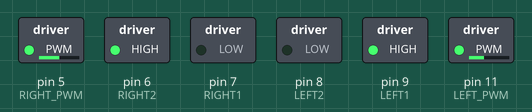
Simulated run of this sketch. Board: Arduino Uno, built with avr-gcc and run on an emulated ATmega328P. Shown: switched loads named in the sketch (green lamp = pin HIGH).

Above: at 0.05 s.
At 2.05 s:
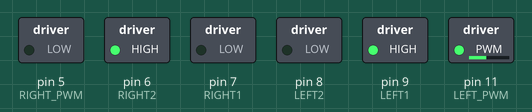
At 3.9 s:
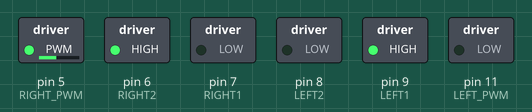
At 8.9 s:
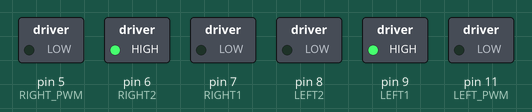
Timing chart, 0 to 10.2 s (numbered marks = the images above):
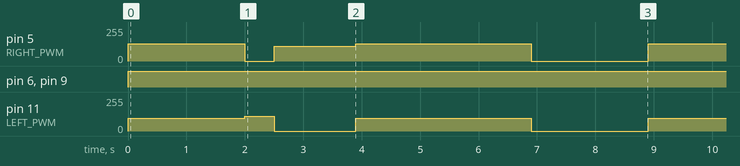

The sketch:

leftright.ino
```cpp
const byte LEFT1 = 9; //IN1
const byte LEFT2 = 8; //IN2
const byte LEFT_PWM = 11;
//右馬達控制設定
const byte RIGHT1 = 7; //IN3
const byte RIGHT2 = 6; //IN4
const byte RIGHT_PWM = 5;
//設定PWM輸出值(代表的是車子的速度)
byte motorspeed = 110;

void forward(){
  digitalWrite(LEFT1, HIGH);
  digitalWrite(LEFT2, LOW);
  analogWrite(LEFT_PWM, 95);
  digitalWrite(RIGHT1, LOW);
  digitalWrite (RIGHT2, HIGH);
  analogWrite(RIGHT_PWM, 128);
  //右輪
}

void turnLeft(){//左轉
  //左輪不動,右輪動(速度為0)
  analogWrite(LEFT_PWM, 0);
  digitalWrite(RIGHT1, LOW);
  digitalWrite (RIGHT2, HIGH);
  analogWrite(RIGHT_PWM, motorspeed);
}

void turnRight(){//右轉
  //右輪不動,左輪動(速度為0)
  digitalWrite(LEFT1, HIGH);
  digitalWrite(LEFT2, LOW);
  analogWrite(LEFT_PWM, motorspeed);
  analogWrite(RIGHT_PWM, 0);
}

void stopMotor() {
  analogWrite(LEFT_PWM, 0);
  analogWrite(RIGHT_PWM, 0);
}

void setup(){
  //設定每一個PIN的模式
  pinMode(LEFT1, OUTPUT);
  pinMode(LEFT2, OUTPUT);
  pinMode(LEFT_PWM, OUTPUT);
  pinMode(RIGHT1, OUTPUT);
  pinMode(RIGHT2, OUTPUT);
  pinMode(RIGHT_PWM, OUTPUT);
}

void loop() {
  forward();
  delay(2000); //前進2秒
  turnRight();
  delay(500); //右轉2秒
  turnLeft();
  delay(1400); //左轉2秒

  forward();
  delay(3000); //前進2秒
  stopMotor();
  delay(2000); //停止2秒
}
```

Measured:
- by itself, pin 5 (RIGHT_PWM): repeats every 8.9 s: 0/255 0.50 s, 110/255 1.4 s, 128/255 3.0 s, 0/255 2.0 s, 128/255 2.0 s
- by itself, pin 6 (RIGHT2), pin 9 (LEFT1): LOW → HIGH at 0.00 s
- by itself, pin 11 (LEFT_PWM): repeats every 8.9 s: 110/255 0.50 s, 0/255 1.4 s, 95/255 3.0 s, 0/255 2.0 s, 95/255 2.0 s
